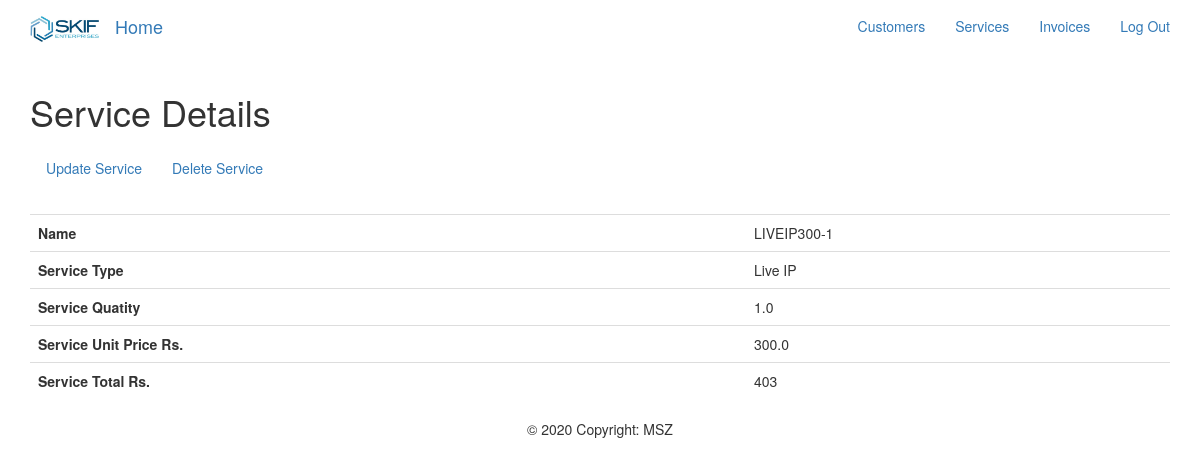
/isp_app/services/2/ (signed in), run on the app's committed database.
### isp_app/models.py (models this page shows, shortened)
class Service(models.Model):
    SERVICE_TYPE = (
            ('CIR', 'CIR'),
            ('Shared','Shared'),
            ('Business Plus','Business Plus'),
            ('L2 Data','L2 Data'),
            ('VPS','VPS'),
            ('Hosted Server','Hosted Server'),
            ('Live IP','Live IP'),
            ('Rental','Rental'),
        )
    service_name = models.CharField(max_length=200)
    service_type = models.CharField(max_length=100, choices=SERVICE_TYPE, default=None)
    service_qunatity = models.FloatField()
    service_unit_price = models.FloatField()
    service_tax=models.ManyToManyField(Tax, blank=True)
    def total_service_cost(self):
        temp_total=self.service_qunatity*self.service_unit_price
        temp_total_tax=0
        if self.service_tax.all().exists():
            for tax in self.service_tax.all().filter(tax_type__contains='Simple'):
                temp_total_tax= temp_total_tax+(temp_total*float(tax.tax_percentage))
            temp_total=temp_total+temp_total_tax
            for tax in self.service_tax.all().filter(tax_type__contains='Compound'):
                temp_total=temp_total+(temp_total*float(tax.tax_percentage))
            return int(temp_total)
        else:
            temp_total=self.service_qunatity*self.service_unit_price
            return int(temp_total)

class Tax(models.Model):
    TAX_TYPE=(
    ('Simple', 'Simple'),
    ('Compound', 'Compound')
    )
    tax_name=models.CharField(max_length=100)
    tax_percentage=models.DecimalField(max_digits=5, decimal_places=3)
    tax_type=models.CharField(max_length=100, choices=TAX_TYPE, default=None)

### isp_app/views.py (the view)
# urls.py: path('services/<pk>/', views.ServiceDetailView.as_view(), name='servicedetail'),
class ServiceDetailView(LoginRequiredMixin, DetailView):
    context_object_name = 'service'
    model = models.Service
    template_name = 'servicedetails.html'

### isp_app/templates/servicedetails.html (shortened to what this page needs)
{% extends "base.html" %}
{% load bootstrap3 %}
{% load humanize %}
{% block content%}
<div class="container">
  <h1>Service Details</h1>
  <nav class="navbar navbar-light bg-light justify-content-between">
    <ul class="nav navbar-nav navbar-left">
      {% if user.is_authenticated %}
        <li><a href="{% url 'isp_app:serviceupdate' service.id%}">Update Service</a></li>
        <li><a href="{% url 'isp_app:servicedelete' service.id%}">Delete Service</a></li>
      {% endif %}
    </ul>
  </nav>
</div>
<div class="container">
  <div class="content">
    <table class="table">
      <tr>
        <th>Name</th>
        <td>{{service.service_name}}</td>
      </tr>
      <tr>
        <th>Service Type</th>
        <td>{{service.service_type}}</td>
      </tr>
      <tr>
        <th>Service Quatity</th>
        <td>{{service.service_qunatity|intcomma}}</td>
      </tr>
      <tr>
        <th>Service Unit Price Rs.</th>
          <td>{{service.service_unit_price|intcomma}}</td>
      </tr>
      <tr>
        <th>Service Total Rs.</th>
        <td>{{service.total_service_cost|intcomma}}</td>
      </tr>
    </table>
  </div>
</div>
{% endblock %}

### data on the page
Service: service_name "LIVEIP300-1", service_type "Live IP", service_qunatity "1.0", service_unit_price "300.0", total_service_cost "403"
